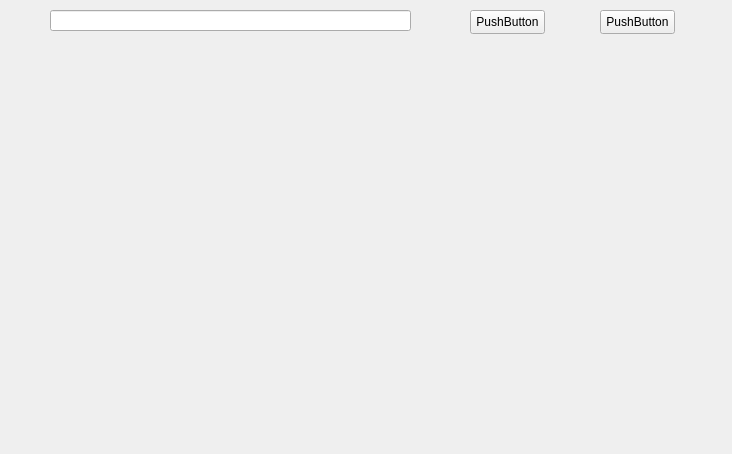
<?xml version="1.0" encoding="UTF-8"?>
<ui version="4.0">
 <class>Form</class>
 <widget class="QWidget" name="Form">
  <property name="geometry">
   <rect>
    <x>0</x>
    <y>0</y>
    <width>732</width>
    <height>454</height>
   </rect>
  </property>
  <property name="windowTitle">
   <string>Form</string>
  </property>
  <widget class="QLineEdit" name="lineEdit">
   <property name="geometry">
    <rect>
     <x>50</x>
     <y>10</y>
     <width>361</width>
     <height>21</height>
    </rect>
   </property>
  </widget>
  <widget class="QPushButton" name="pushButton">
   <property name="geometry">
    <rect>
     <x>470</x>
     <y>10</y>
     <width>75</width>
     <height>24</height>
    </rect>
   </property>
   <property name="text">
    <string>PushButton</string>
   </property>
  </widget>
  <widget class="QPushButton" name="pushButton_2">
   <property name="geometry">
    <rect>
     <x>600</x>
     <y>10</y>
     <width>75</width>
     <height>24</height>
    </rect>
   </property>
   <property name="text">
    <string>PushButton</string>
   </property>
  </widget>
 </widget>
 <resources/>
 <connections/>
</ui>
